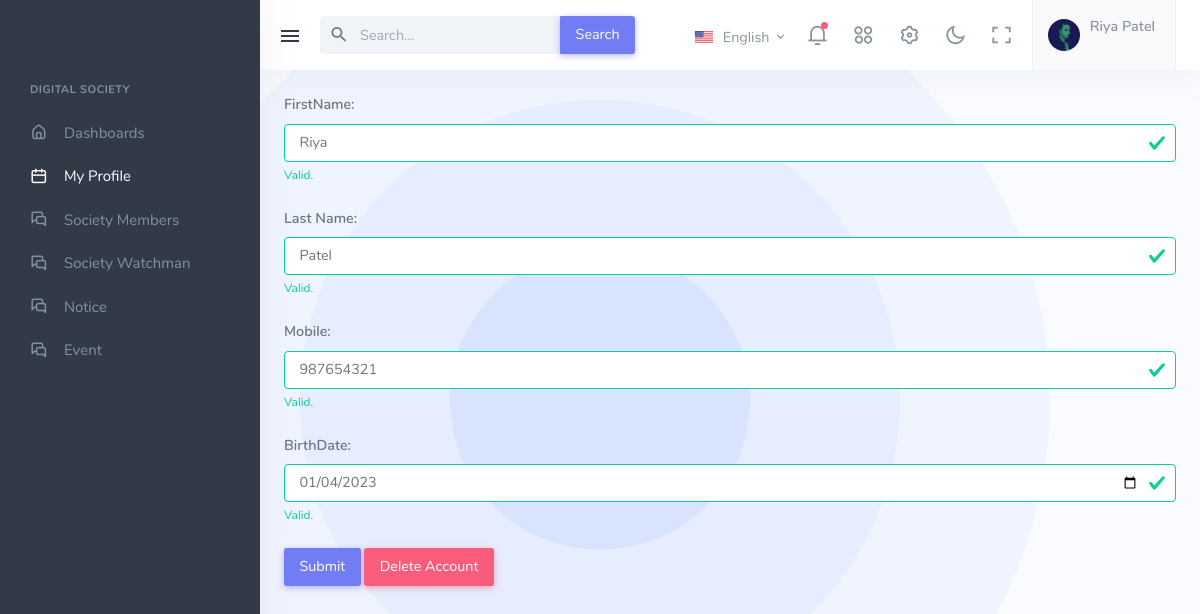
The page /profile_page/ (signed in) on the database its author committed.
### digital_App/models.py (models this page shows, shortened)
class Visitor(models.Model):
    User = models.ForeignKey(User, on_delete=models.CASCADE)
    FullName = models.CharField(max_length=15, default=str(), blank=True)
    Mobile = models.CharField(max_length=10, default=str(), blank=True)
    Birthday = models.DateField(default="2022-11-20")
    class Meta:
        db_table = "Visitor"

### digital_App/views.py (the view)
# urls.py: path("profile_page/", profile_page, name="profile_page"),
def profile_page(request):
    print(request.session['email'])
    if 'email' in request.session:
        try:
            try:
                profile_data_2(request)
                return redirect(chairman_profile_page)
            except:
                profile_data(request,)
                return render(request,'profile_page.html', default_data)
        except Exception as err:
            print("Data not availabe")
    return redirect(signin_page)

### digital_App/views.py (called while the page is built)
def profile_data(request):
    print(request.POST)
    user = User.objects.get(Email = request.session['email'])
    visitor = Visitor.objects.get(User = user)
    visitor.first_name = visitor.FullName.split()[0]
    visitor.last_name = visitor.FullName.split()[1]
    visitor.birthday = visitor.Birthday.strftime("%Y-%m-%d")
    visitor.mobile = visitor.Mobile
    default_data["member_data"]= visitor

def profile_data_2(request):
    print(request.POST)
    user = User.objects.get(Email = request.session['email'])
    visitor = Visitor.objects.get(User = user)
    chairman  = Chairman.objects.get(Visitor = visitor)
    visitor.first_name = visitor.FullName.split()[0]
    visitor.last_name = visitor.FullName.split()[1]
    visitor.mobile = visitor.Mobile
    visitor.birthday = visitor.Birthday.strftime("%Y-%m-%d")
    chairman.type = chairman.Type
    default_data["member_data"]= visitor
    default_data['chairman']=chairman

### digital_App/templates/profile_page.html (shortened to what this page needs)
{% extends 'base.html' %}
{% load static %}
{% block Main_Code %}
<div class="navbar-custom topnav-navbar">
    <div class="container-fluid detached-nav">
        <button class="button-toggle-menu">
            <i class="mdi mdi-menu"></i>
        </button>
        <ul class="list-unstyled topbar-menu float-end mb-0">
            <li class="dropdown notification-list topbar-dropdown">
                <a class="nav-link dropdown-toggle arrow-none" data-bs-toggle="dropdown" href="#" role="button"
                    aria-haspopup="false" aria-expanded="false">
                    <img src="{% static 'assets/images/flags/us.jpg' %}" alt="user-image" class="me-0 me-sm-1"
                        height="12">
                    <span class="align-middle d-none d-lg-inline-block">English</span> <i
                        class="mdi mdi-chevron-down d-none d-sm-inline-block align-middle"></i>
                </a>
            </li>
            <li class="dropdown notification-list">
                <a class="nav-link dropdown-toggle arrow-none" data-bs-toggle="dropdown" href="#" role="button"
                    aria-haspopup="false" aria-expanded="false">
                    <i class="ri-notification-3-line noti-icon"></i>
                    <span class="noti-icon-badge"></span>
                </a>
            </li>
            <li class="dropdown notification-list d-none d-sm-inline-block">
                <a class="nav-link dropdown-toggle arrow-none" data-bs-toggle="dropdown" href="#" role="button"
                    aria-haspopup="false" aria-expanded="false">
                    <i class="ri-apps-2-line noti-icon"></i>
                </a>
            </li>
            <li class="notification-list d-none d-sm-inline-block">
                <a class="nav-link" data-bs-toggle="offcanvas" href="#theme-settings-offcanvas">
                    <i class="ri-settings-3-line noti-icon"></i>
                </a>
            </li>
            <li class="notification-list d-none d-sm-inline-block">
                <a class="nav-link" href="javascript:void(0)" id="light-dark-mode">
                    <i class="ri-moon-line noti-icon"></i>
                </a>
            </li>
            <li class="notification-list d-none d-md-inline-block">
                <a class="nav-link" href="#" data-toggle="fullscreen">
                    <i class="ri-fullscreen-line noti-icon"></i>
                </a>
            </li>
            <li class="dropdown notification-list">
                <a class="nav-link dropdown-toggle nav-user arrow-none me-0" data-bs-toggle="dropdown" href="#"
                    role="button" aria-haspopup="false" aria-expanded="false">
                    <span class="account-user-avatar">
                        <img src="{% static 'assets/images/users/avatar-1.jpg' %}" alt="user-image"
                            class="rounded-circle">
                    </span>
                    <span>
                        <span class="account-user-name">{{member_data.FullName}}</span>
                    </span>
                </a>
            </li>
        </ul>
        <div class="app-search dropdown">
            <form>
                <div class="input-group">
                    <input type="search" class="form-control dropdown-toggle" placeholder="Search..."
                        id="top-search">
                    <span class="mdi mdi-magnify search-icon"></span>
                    <button class="input-group-text btn btn-primary" type="submit">Search</button>
                </div>
            </form>
        </div>
    </div>
</div>
<div class="leftside-menu">
    <div class="h-100" id="leftside-menu-container" data-simplebar>
        <ul class="side-nav">
            <li class="side-nav-title side-nav-item">Digital Society</li>
            <li class="side-nav-item">
                <a href="{% url 'home' %}" class="side-nav-link">
                    <i class="uil-home-alt"></i>
                    <span> Dashboards </span>
                </a>
            </li>
            <li class="side-nav-item">
                <a href="" class="side-nav-link">
                    <i class="uil-calender"></i>
                    <span> My Profile </span>
                </a>
            </li>
            <li class="side-nav-item">
                <a href="{% url 'society_members' %}" class="side-nav-link">
                    <i class="uil-comments-alt"></i>
                    <span> Society Members </span>
                </a>
            </li>
            <li class="side-nav-item">
                <a href="{% url 'society_watchman' %}" class="side-nav-link">
                    <i class="uil-comments-alt"></i>
                    <span> Society Watchman </span>
                </a>
            </li>
            <li class="side-nav-item">
                <a href="{% url 'notice_page' %}" class="side-nav-link">
                    <i class="uil-comments-alt"></i>
                    <span> Notice </span>
                </a>
            </li>
            <li class="side-nav-item">
                <a href="{% url 'event_page' %}" class="side-nav-link">
                    <i class="uil-comments-alt"></i>
                    <span> Event </span>
                </a>
            </li>
        </ul>
    </div>
</div>
<div class="content-page">
    <div class="content">
        <div class="container-fluid">
            <form class="was-validated" method="post" action="{% url 'profile_update' %}">
                <div class="mb-3 mt-3">
                    <label for="uname" class="form-label">FirstName:</label>
                    <input type="text" class="form-control" id="uname" name="first_name"
                        value="{{member_data.first_name}}" required>
                    <div class="valid-feedback">Valid.</div>
                </div>
                <div class="mb-3 mt-3">
                    <label for="uname" class="form-label">Last Name:</label>
                    <input type="text" class="form-control" id="uname" name="last_name"
                        value="{{member_data.last_name}}" required>
                    <div class="valid-feedback">Valid.</div>
                </div>
                <div class="mb-3 mt-3">
                    <label for="uname" class="form-label">Mobile:</label>
                    <input type="text" class="form-control" id="uname" placeholder="Enter username"
                        name="mobile" value="{{member_data.mobile}}" required>
                    <div class="valid-feedback">Valid.</div>
                </div>
                <div class="mb-3 mt-3">
                    <label for="uname" class="form-label">BirthDate:</label>
                    <input type="date" class="form-control" id="uname" placeholder="Enter username"
                        name="birthdate" value="{{member_data.birthday}}" required>
                    <div class="valid-feedback">Valid.</div>
                </div>
                <button type="submit" class="btn btn-primary">Submit</button>
                <button type="submit" class="btn btn-danger Left"><a style="color: white;" href="{% url 'delete_account' %}">Delete Account</a></button>
            </form>
        </div>
    </div>
</div>
{% endblock %}

### rows shown on the page
Visitor: FullName "Riya Patel", first_name "Riya", last_name "Patel", mobile "987654321", birthdate "01/04/2023"
